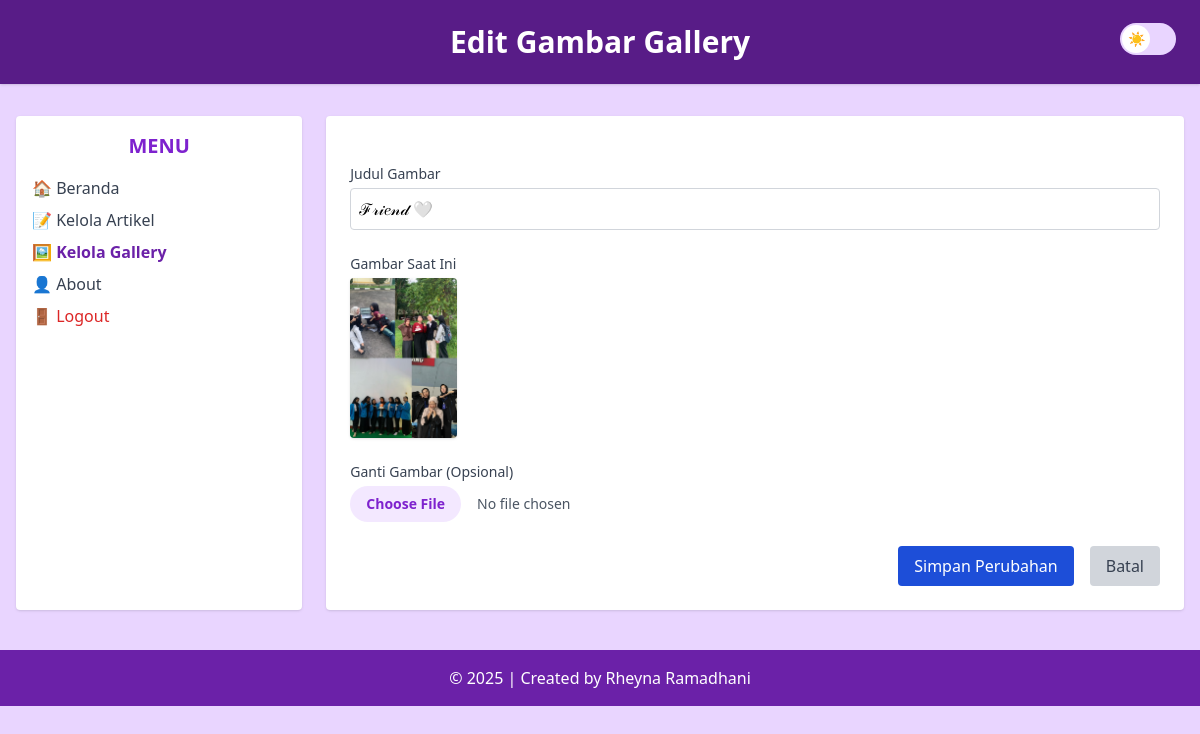
The page /admin/edit_gallery.php (signed in) on the database its author committed.
### tables this page shows
CREATE TABLE `tbl_gallery` (
  `id_gallery` int(5) NOT NULL,
  `judul` text NOT NULL,
  `foto` text NOT NULL
);

### admin/edit_gallery.php (the view, shortened to what this page needs)
<?php
include('../koneksi.php');
$id = $_GET['id_gallery'];
$sql = "SELECT * FROM tbl_gallery WHERE id_gallery = '$id'";
$query = mysqli_query($db, $sql);
$data = mysqli_fetch_array($query);
?>
<!DOCTYPE html>
<html lang="en">
<head>
  <script src="https://cdn.tailwindcss.com"></script>
</head>
<body class="bg-purple-200 dark:bg-gray-900 dark:text-white min-h-screen transition-colors duration-300">
<header class="bg-purple-900 dark:bg-gray-800 text-white text-center py-6 shadow relative">
  <h1 class="text-3xl font-bold">Edit Gambar Gallery</h1>
  <div class="absolute right-6 top-1/2 -translate-y-1/2">
    <label class="relative inline-flex items-center cursor-pointer">
      <div id="switchIcon" class="absolute top-0.5 left-0.5 w-7 h-7 bg-white rounded-full flex items-center justify-center text-sm transition-all duration-300 peer-checked:translate-x-6">
        <span id="icon" class="text-purple-600">☀️</span>
      </div>
    </label>
  </div>
</header>
<div class="flex max-w-7xl mx-auto mt-8 px-4 flex-col md:flex-row">
  <aside class="w-full md:w-1/4 bg-white dark:bg-gray-800 rounded shadow p-4 mb-6 md:mb-0">
    <h2 class="text-xl font-semibold text-purple-700 dark:text-purple-300 mb-4 text-center">MENU</h2>
    <ul class="space-y-2 text-gray-700 dark:text-gray-300">
      <li><a href="beranda_admin.php" class="block hover:text-purple-600 dark:hover:text-purple-400">🏠 Beranda</a></li>
      <li><a href="data_artikel.php" class="block hover:text-purple-600 dark:hover:text-purple-400">📝 Kelola Artikel</a></li>
      <li><a href="data_gallery.php" class="block font-semibold text-purple-800 dark:text-purple-300">🖼️ Kelola Gallery</a></li>
      <li><a href="about.php" class="block hover:text-purple-600 dark:hover:text-purple-400">👤 About</a></li>
      <li><a href="logout.php" onclick="return confirm('Apakah anda yakin ingin keluar?');" class="block text-red-600 hover:underline font-medium">🚪 Logout</a></li>
    </ul>
  </aside>
  <main class="w-full md:w-3/4 bg-white dark:bg-gray-800 rounded shadow p-6 md:ml-6">
    <form action="proses_edit_gallery.php" method="post" enctype="multipart/form-data" class="space-y-6">
      <div>
        <label for="judul" class="block text-sm font-medium text-gray-700 dark:text-gray-300 mb-1">Judul Gambar</label>
        <input type="text" id="judul" name="judul" required value="<?php echo htmlspecialchars($data['judul']); ?>"
               class="w-full p-2 border border-gray-300 dark:border-gray-600 dark:bg-gray-700 dark:text-white rounded focus:outline-none focus:ring focus:border-purple-500">
      </div>
      <div>
        <label class="block text-sm font-medium text-gray-700 dark:text-gray-300 mb-1">Gambar Saat Ini</label>
        <img src="../images/<?php echo $data['foto']; ?>" class="h-40 rounded shadow mb-3" alt="Foto Lama">
      </div>
      <div>
        <label for="foto" class="block text-sm font-medium text-gray-700 dark:text-gray-300 mb-1">Ganti Gambar (Opsional)</label>
        <input type="file" id="foto" name="foto" accept="image/*"
               class="block w-full text-sm text-gray-600 dark:text-gray-200 file:mr-4 file:py-2 file:px-4 file:rounded-full file:border-0 file:text-sm file:font-semibold file:bg-purple-100 file:text-purple-700 dark:file:bg-purple-300 dark:file:text-purple-900 hover:file:bg-purple-200">
      </div>
      <div class="flex justify-end space-x-4">
        <button type="submit" class="bg-blue-700 text-white px-4 py-2 rounded hover:bg-blue-800 transition">Simpan Perubahan</button>
        <a href="data_gallery.php" class="bg-gray-300 dark:bg-gray-600 text-gray-700 dark:text-white px-4 py-2 rounded hover:bg-gray-400 dark:hover:bg-gray-700 transition">Batal</a>
      </div>
    </form>
  </main>
</div>
<footer class="bg-purple-800 dark:bg-gray-800 text-white text-center py-4 mt-10">
  &copy; <?php echo date('Y'); ?> | Created by Rheyna Ramadhani
</footer>
</body>
</html>

### rows shown on the page
tbl_gallery: judul "ℱ𝓇𝒾𝑒𝓃𝒹 🤍", foto (picture)
